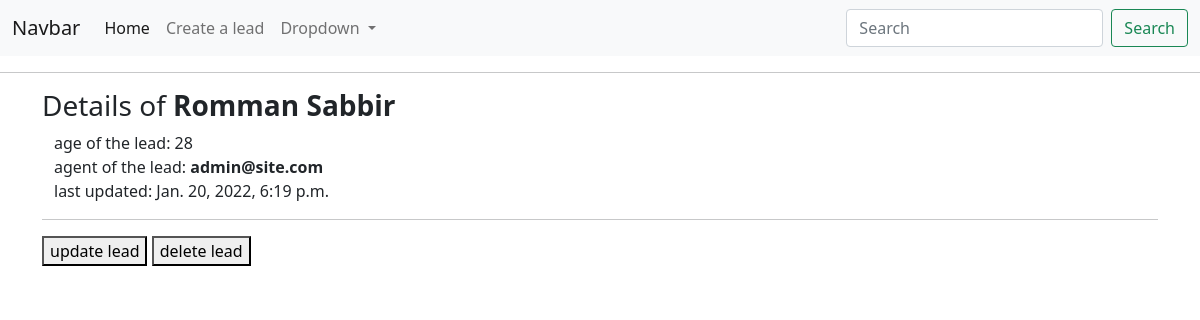
The app's page /leads/detail/24/ with its own data.
### main/models.py (models this page shows, shortened)
class Lead(models.Model):
    first_name = models.CharField(max_length=20)
    last_name = models.CharField(max_length=20)
    age = models.IntegerField(default=0)
    agent = models.ForeignKey(Agent, on_delete=models.CASCADE)
    created_at = models.DateTimeField(auto_now_add=True)
    updated_at = models.DateTimeField(auto_now=True)
    class Meta:
        ordering = ['-created_at']

class Agent(models.Model):
    user = models.OneToOneField(User, on_delete=models.CASCADE)
    def __str__(self):
        return self.user.email

class User(AbstractUser):
    pass

### main/views.py (the view)
# urls.py: path('detail/<int:pk>/', views.Lead_detail, name="leadDetail"),
def Lead_detail(request, pk):
    details = Lead.objects.get(pk=pk)
    context = {
        "details":details,
    }
    return render(request, "Leads/lead_detail.html", context)

### templates/Leads/lead_detail.html (shortened to what this page needs)
{% extends "base.html" %}
{% block content %}
    <hr>
    <div class="container">
        <h3> Details of <b>{{details.first_name}} {{details.last_name}}</b> </h3>
        <p class="container">
            age of the lead: {{details.age}} <br>
            agent of the lead: <b>{{details.agent}}</b> <br>
            last updated: {{details.updated_at}} <br>
        </p>
        <hr>
        <a href=" {% url 'leads:leadUpdate' details.pk %} "><button> update lead </button></a>
        <a href=" {% url 'leads:leadDelete' details.pk %} "><button> delete lead </button></a>
    </div>
{% endblock content %}

### records on screen
Lead: first_name "Romman", last_name "Sabbir", age "28", agent "admin@site.com", updated_at "Jan. 20, 2022, 6:19 p.m."
